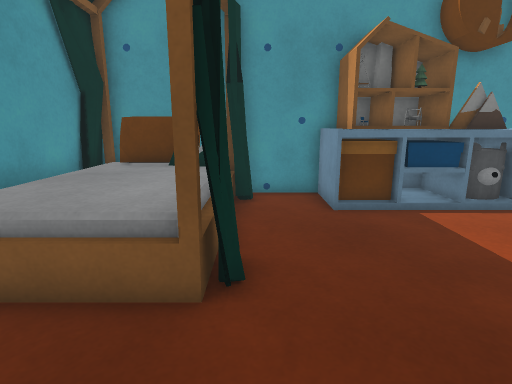
view 1 (above)

12 first-person views from a walk through a 3-D level made in the Unity game engine. The camera is 1.2 m above the floor, tilts 12° down and sees 80° across. The floor is counted in squares, 0.5 m on a side. Each view is taken from the middle of a square. On the plan, view 1 faces up. The plan holds only what a view shows up to about 19 squares ahead; the rest is blank. Some animated figures are not drawn. Surface patterns are stand-ins for the level's own textures.

view 2
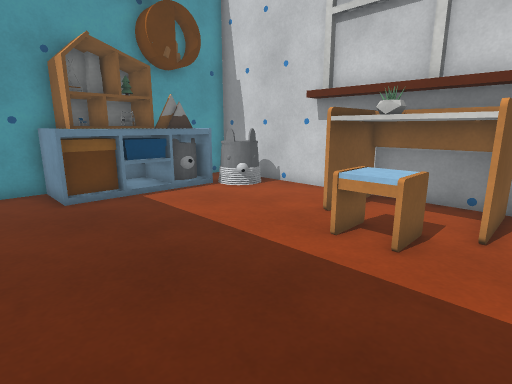

view 3
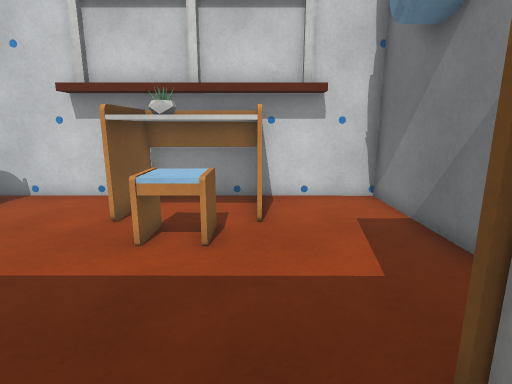

view 4
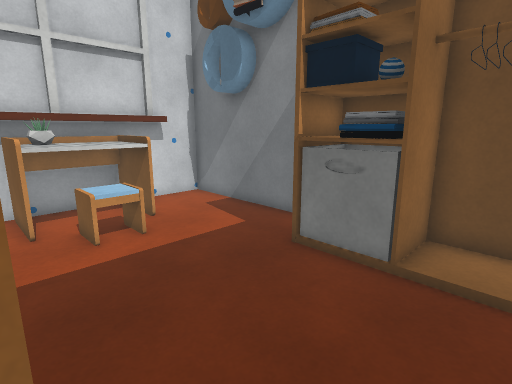

view 5
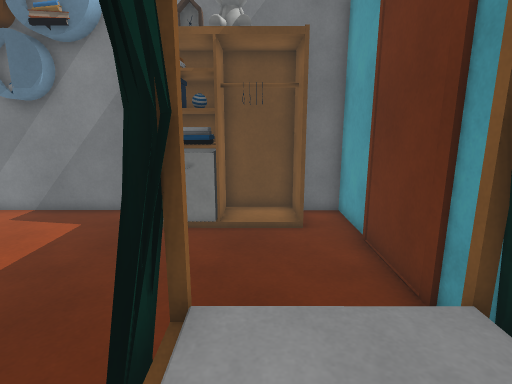

view 6
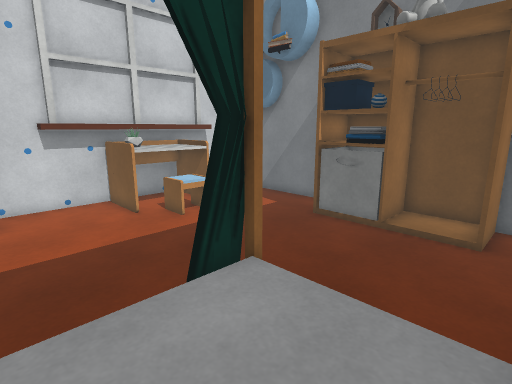

view 7
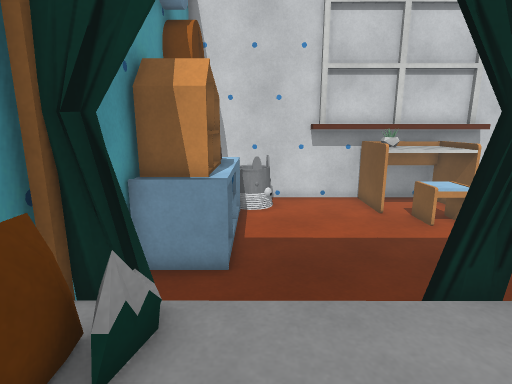

view 8
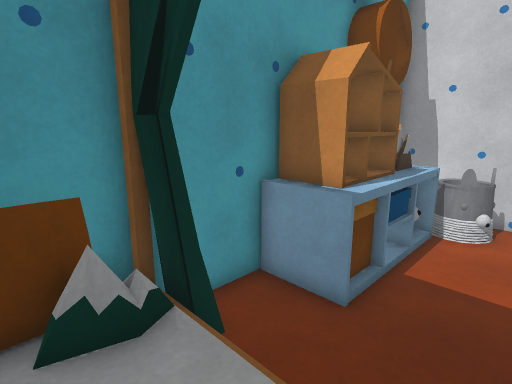

view 9
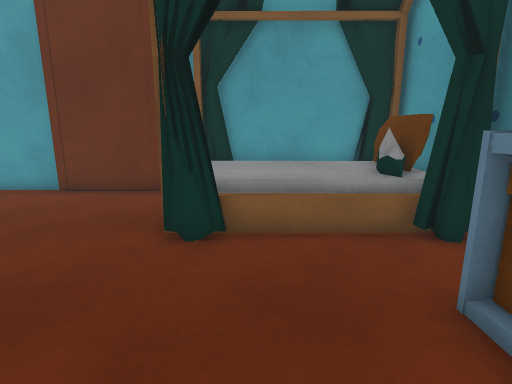

view 10
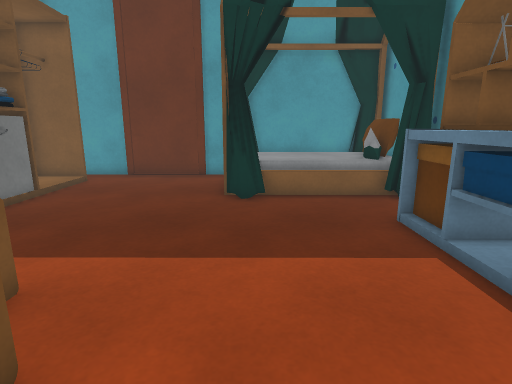

view 11
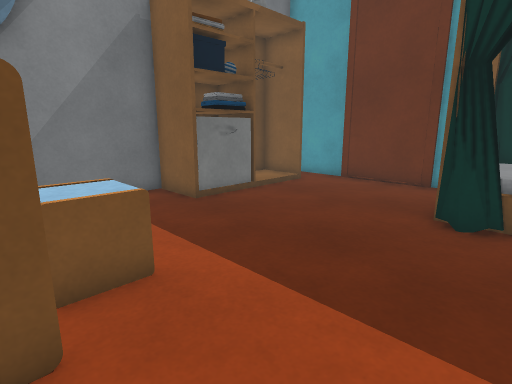

view 12
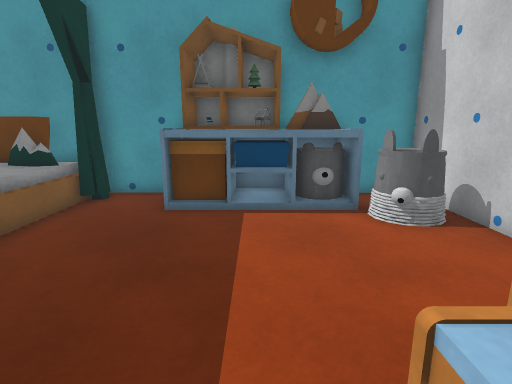

### Floor plan
Key: @ floor where view 1 was taken; # wall or solid block; . main floor; : floor 0.5 m higher than the main floor; / step, stairs or slope; B bed; O other object.
Columns run from 6 left of view 1 to 11 right of it. Each row starts with its distance up from view 1.
 11 #########OOOOO####
 10 #BBBBBB.OOOOOOO..#
  9 #   B/..OOOOOOOOO#
  8 #:  :/........OOO#
  7 #    /.........O.#
  6 #  : /...........#
  5 #B   BB..........#
  4 ## //#B..........#
  3 #.............OO##
  2 #............OOO##
  1 #...........OOOO#
  0 #.....@.....OOOO##
 -1 #.............OO##
 -2 #................#
 -3 #.#..OOOO........#
 -4 #.#  OOOO........#
 -5 ######OO##########

Positions as (right, up) in squares from view 1, and headings:
1: (0, 0), facing up
2: (0, -2), facing up-right
3: (0, -1), facing right
4: (-3, 4), facing down-right
5: (-2, 8), facing down
6: (-5, 8), facing down-right
7: (-5, 8), facing right
8: (-3, 6), facing up-right
9: (6, 6), facing left
10: (10, 5), facing left
11: (8, 6), facing down-left
12: (5, 0), facing up
